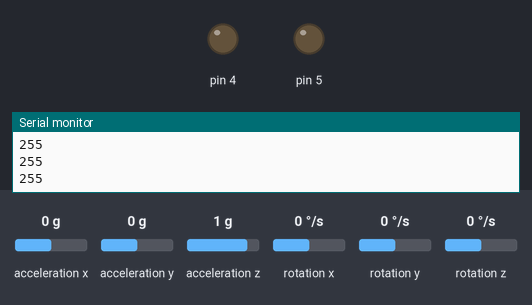
Recording of a sketch running on a simulated Arduino Leonardo, built with avr-gcc and run on an emulated ATmega32U4. Shown: output pins drawn as LEDs (lit = HIGH), the last lines printed to the serial monitor. Wiring (inferred from the names in the program): MPU-6050 motion sensor at I2C address 0x68. The inputs (shaded band) are chosen by the test bench; at power-on: acceleration x 0 g, acceleration y 0 g, acceleration z 1 g, rotation x 0 °/s, rotation y 0 °/s, rotation z 0 °/s. Pins used as bus, display or sensor lines are not drawn.

Above: at 1.2 s.
1.3 s: acceleration x set to -0.2 g
2.8 s: acceleration x set to -0.5 g
At 4.0 s:
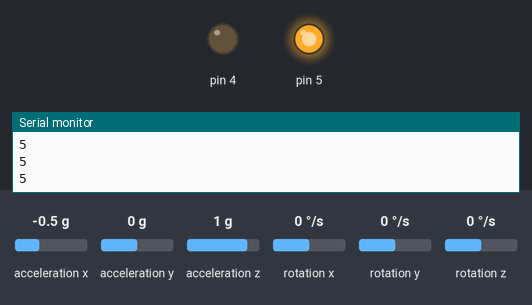
4.3 s: acceleration y set to 0.3 g
5.8 s: acceleration y set to 0.6 g
At 6.4 s:
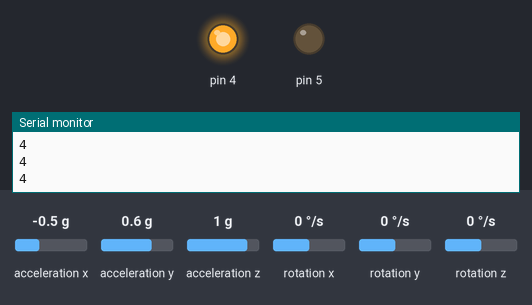
7.3 s: acceleration x set to -1.2 g
8.8 s: acceleration x set to -1.5 g
At 9.9 s:
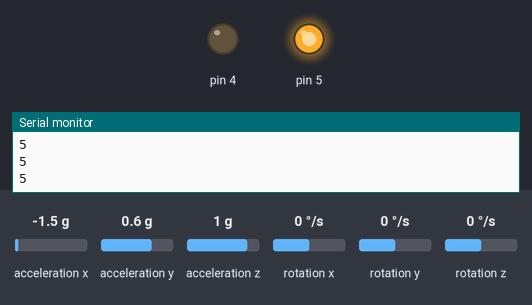
Timing chart, 0 to 11.3 s (numbered marks = the images above; inputs shaded):
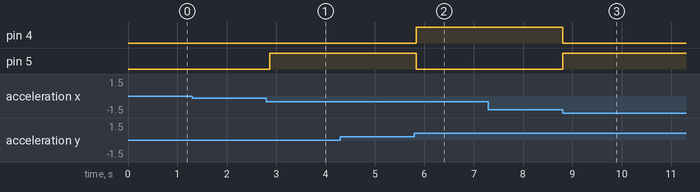

The sketch:

PlaygroundGyro.ino
```cpp
#include <Wire.h> //library allows communication with I2C / TWI devices
#include <math.h> //library includes mathematical functions
#include "Keyboard.h"

const int MPU=0x68; //I2C address of the MPU-6050
int16_t AcX,AcY,AcZ,Tmp,GyX,GyY,GyZ; //16-bit integers
int AcXcal,AcYcal,AcZcal,GyXcal,GyYcal,GyZcal,tcal; //calibration variables
double t,tx,tf,pitch,roll;

byte threshold = 20;
byte activePin = 0;

uint16_t potVal = 0;

void setup()
{
    //LEDS
    pinMode(2, OUTPUT);
    pinMode(3, OUTPUT);
    pinMode(4, OUTPUT);
    pinMode(5, OUTPUT);
    //pinMode(A3, INPUT); //potentiometer

    //GYRO OUT
    Wire.begin(); //initiate wire library and I2C
    Wire.beginTransmission(MPU); //begin transmission to I2C slave device
    Wire.write(0x6B); // PWR_MGMT_1 register
    Wire.write(0); // set to zero (wakes up the MPU-6050)
    Wire.endTransmission(true); //ends transmission to I2C slave device
    Serial.begin(9600); //serial communication at 9600 bauds

}

void loop()
{
    /*if (potVal != analogRead(A3)){

      potVal = analogRead(A3);
      //Serial.print("POTENTIOMETER= ");
      //Serial.print(potVal);

      activePin = 5- static_cast<int>(potVal / 1023.0 * 4); //returns cast range 0-3, then map to pin range
      digitalWrite(activePin, HIGH);

    }
    else{*/

      Wire.beginTransmission(MPU); //begin transmission to I2C slave device
      Wire.write(0x3B); // starting with register 0x3B (ACCEL_XOUT_H)
      Wire.endTransmission(false); //restarts transmission to I2C slave device
      Wire.requestFrom(MPU,14,true); //request 14 registers in total

      //Acceleration data correction
      AcXcal = -950;
      AcYcal = -300;
      AcZcal = 0;

      //Temperature correction
      tcal = -1600;

      //Gyro correction
      GyXcal = 480;
      GyYcal = 170;
      GyZcal = 210;


      //read accelerometer data
      AcX=Wire.read()<<8|Wire.read(); // 0x3B (ACCEL_XOUT_H) 0x3C (ACCEL_XOUT_L)
      AcY=Wire.read()<<8|Wire.read(); // 0x3D (ACCEL_YOUT_H) 0x3E (ACCEL_YOUT_L)
      AcZ=Wire.read()<<8|Wire.read(); // 0x3F (ACCEL_ZOUT_H) 0x40 (ACCEL_ZOUT_L)

      //read temperature data
      Tmp=Wire.read()<<8|Wire.read(); // 0x41 (TEMP_OUT_H) 0x42 (TEMP_OUT_L)

      //read gyroscope data
      GyX=Wire.read()<<8|Wire.read(); // 0x43 (GYRO_XOUT_H) 0x44 (GYRO_XOUT_L)
      GyY=Wire.read()<<8|Wire.read(); // 0x45 (GYRO_YOUT_H) 0x46 (GYRO_YOUT_L)
      GyZ=Wire.read()<<8|Wire.read(); // 0x47 (GYRO_ZOUT_H) 0x48 (GYRO_ZOUT_L)

      //temperature calculation
      tx = Tmp + tcal;
      t = tx/340 + 36.53; //equation for temperature in degrees C from datasheet
      tf = (t * 9/5) + 32; //fahrenheit

      //get pitch/roll
      getAngle(AcX,AcY,AcZ);

      //printing values to serial port
      /*Serial.print("Angle: ");
      Serial.print("Pitch = "); Serial.print(pitch);
      Serial.print(" Roll = "); Serial.println(roll);

      Serial.print("Accelerometer: ");
      Serial.print("X = "); Serial.print(AcX + AcXcal);
      Serial.print(" Y = "); Serial.print(AcY + AcYcal);
      Serial.print(" Z = "); Serial.println(AcZ + AcZcal);

      Serial.print("Temperature in celsius = "); Serial.print(t);
      Serial.print(" fahrenheit = "); Serial.println(tf);

      Serial.print("Gyroscope: ");
      Serial.print("X = "); Serial.print(GyX + GyXcal);
      Serial.print(" Y = "); Serial.print(GyY + GyYcal);
      Serial.print(" Z = "); Serial.println(GyZ + GyZcal);*/

      activePin = -1;

      // axis 1
      if (pitch < -threshold){
        digitalWrite(5, HIGH);
        activePin = 5;
      }
      else if (pitch > threshold){
        digitalWrite(3, HIGH);
        activePin = 3;
      }

      // axis 2
      if (roll < -threshold){
        digitalWrite(2, HIGH);
        activePin = 2;
      }
      else if (roll > threshold){
        digitalWrite(4, HIGH);
        activePin = 4;
      }

    Serial.println(activePin);
    shutOffLED(2, 5, activePin);
    delay(100);
}

void shutOffLED(byte x, byte y, byte ex){
  for (byte i = x; i <= y; i++){
    if (i != ex){
      digitalWrite(i, LOW);
    }
  }
}


//function to convert accelerometer values into pitch and roll
void getAngle(int Ax,int Ay,int Az)
{
    double x = Ax;
    double y = Ay;
    double z = Az;

    pitch = atan(x/sqrt((y*y) + (z*z))); //pitch calculation
    roll = atan(y/sqrt((x*x) + (z*z))); //roll calculation

    //converting radians into degrees
    pitch = pitch * (180.0/3.14);
    roll = roll * (180.0/3.14) ;
}
```

Measured:
- the behaviour switches between -0.3 and -0.4 g on acceleration x (found by bisection; images 0 and 1)
- the behaviour switches between 0.4 and 0.5 g on acceleration y (found by bisection; images 1 and 2)
- the behaviour switches between -1.3 and -1.4 g on acceleration x (found by bisection; images 2 and 3)
- after the input at 2.8 s, pin 5: LOW → HIGH after 0.07 s
- after the input at 5.8 s, pin 4: LOW → HIGH at once; pin 5: HIGH → LOW at once
- after the input at 8.8 s, pin 4: HIGH → LOW at once; pin 5: LOW → HIGH at once
